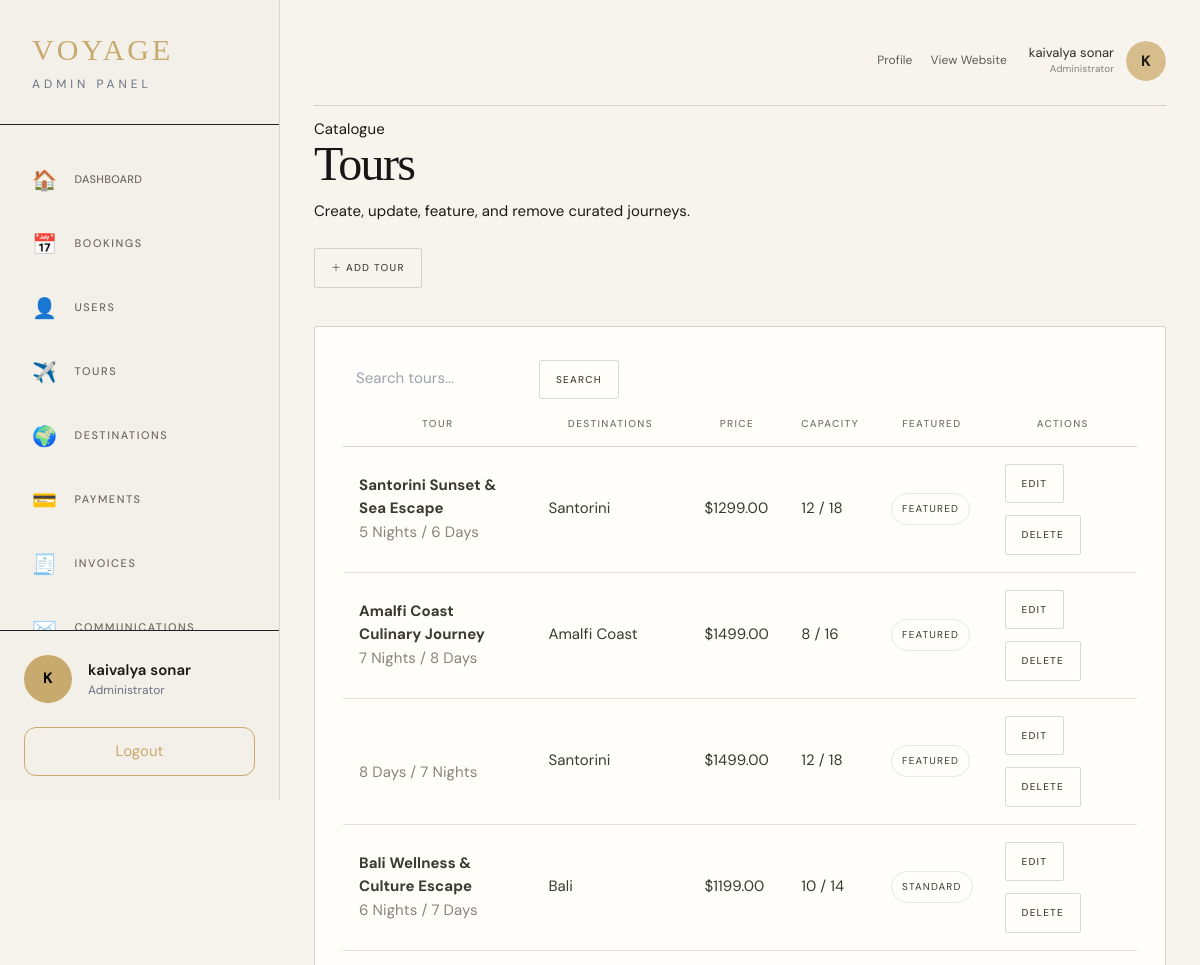
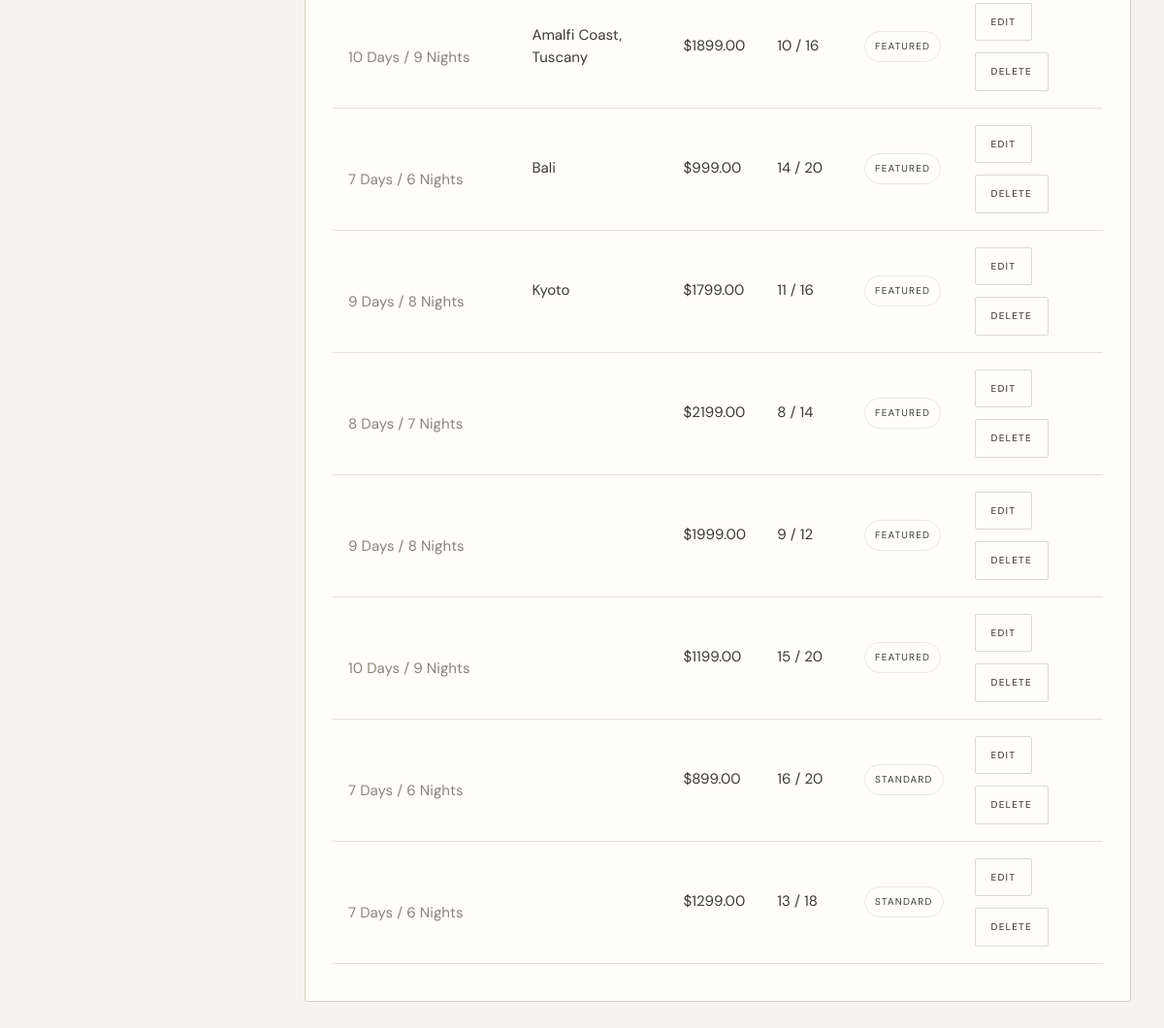
The app's page /dashboard/tours/ (signed in), older data (2 pictures, top to bottom).
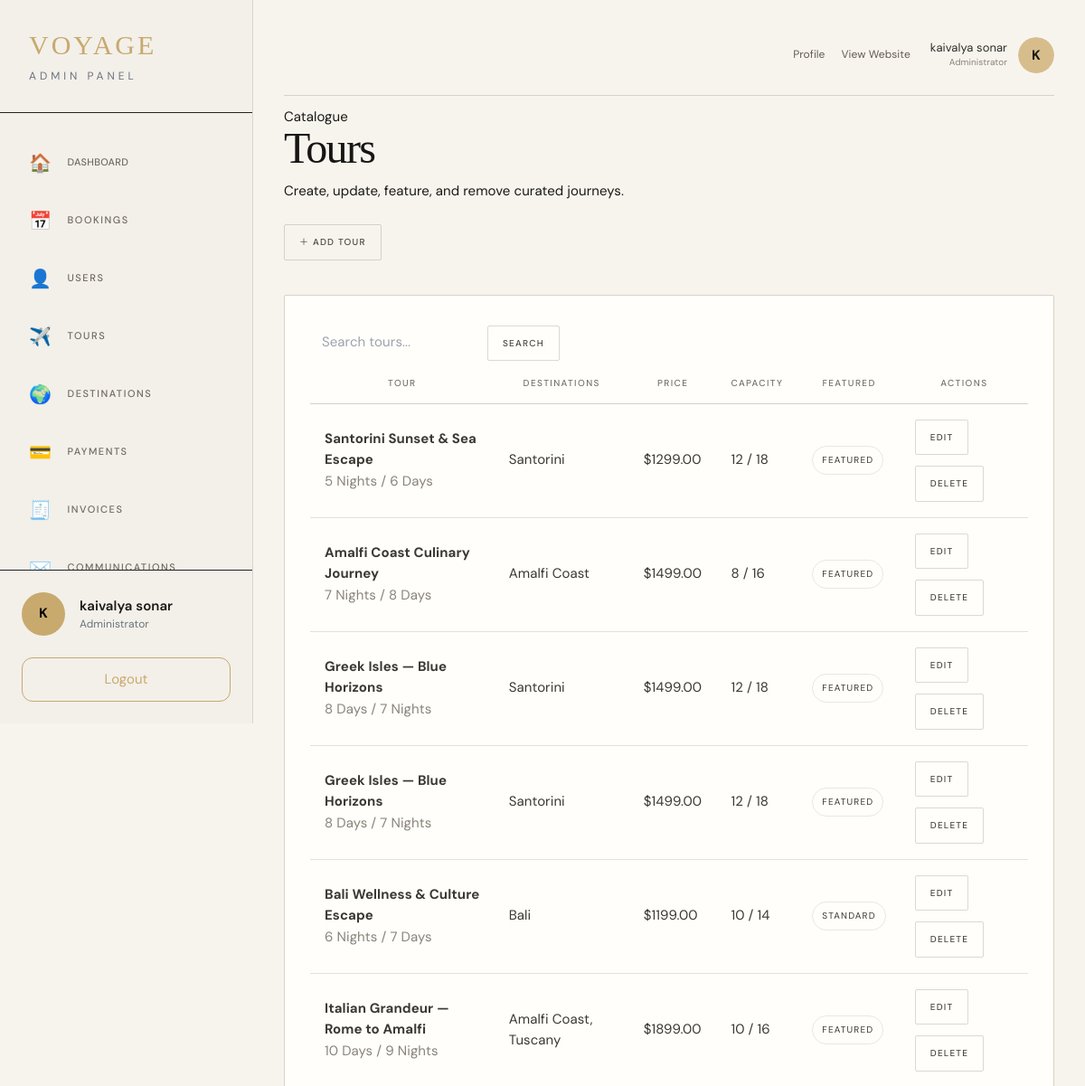
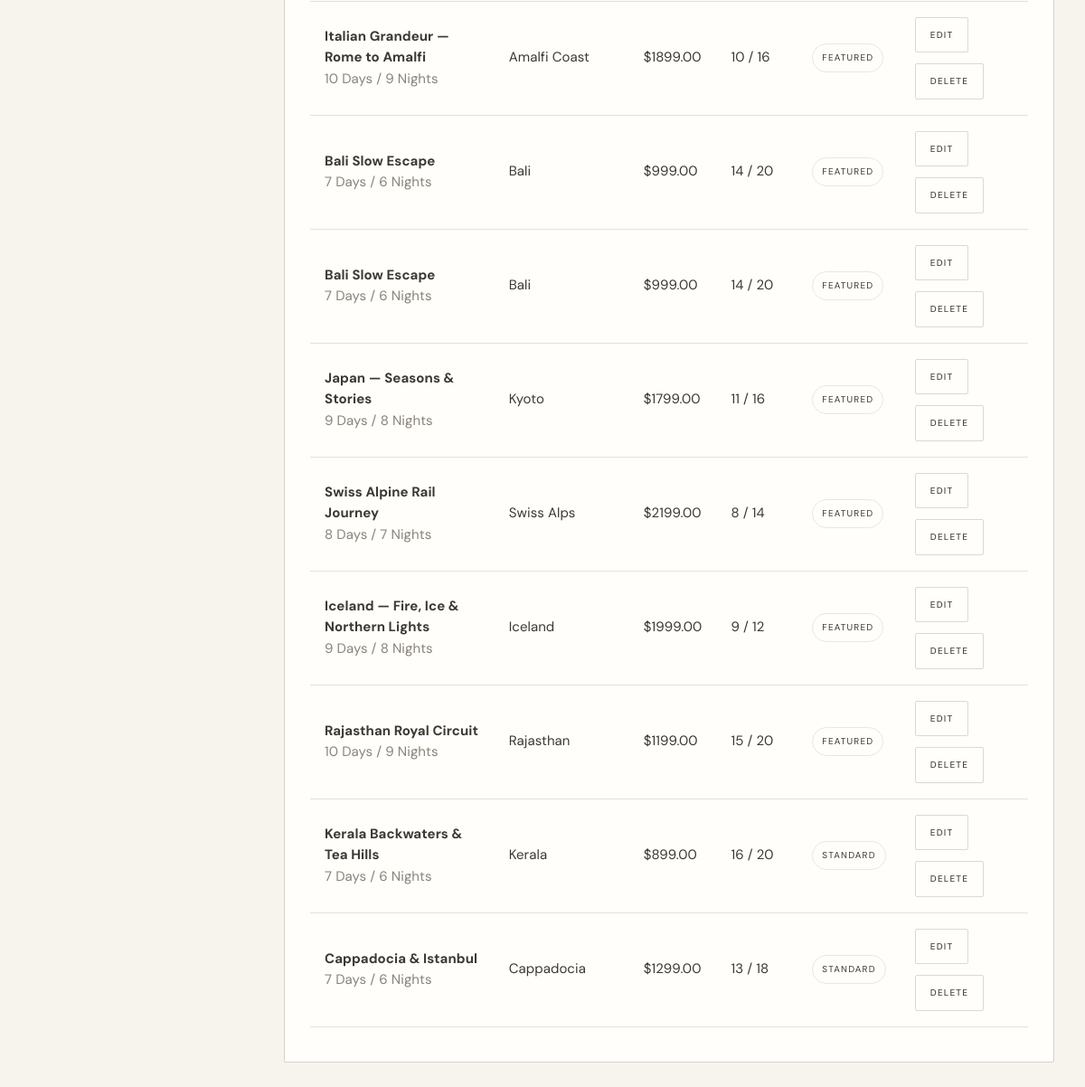
The same page, newer data (2 pictures, top to bottom).
### apps/core/models.py (models this page shows, shortened)
class Tour(models.Model):
    name = models.CharField(max_length=200)
    slug = models.SlugField(max_length=200, unique=True, blank=True, null=True)
    summary = models.CharField(max_length=255, blank=True)
    destinations = models.ManyToManyField('Destination', related_name='tours')
    duration = models.CharField(max_length=100, blank=True)
    duration_days = models.IntegerField(default=0)
    price_per_person = models.DecimalField(max_digits=10, decimal_places=2)
    budget_range = models.CharField(max_length=100, blank=True)
    transport_modes = models.JSONField(blank=True, default=list)
    hotels = models.JSONField(blank=True, default=list)
    meals = models.JSONField(blank=True, default=list)
    guides = models.JSONField(blank=True, default=list)
    seats_available = models.IntegerField(default=0)
    max_capacity = models.IntegerField(default=0)
    overview = models.TextField(blank=True)
    itinerary = models.JSONField(blank=True, default=list)
    included_items = models.JSONField(blank=True, default=list)
    excluded_items = models.JSONField(blank=True, default=list)
    gallery = models.JSONField(blank=True, default=list)
    reviews = models.JSONField(blank=True, default=list)
    rating = models.DecimalField(max_digits=3, decimal_places=1, default=4.8)
    hero_image = models.URLField(blank=True)
    image = models.URLField(blank=True)
    is_featured = models.BooleanField(default=False)
    order = models.IntegerField(default=0)
    class Meta:
        ordering = ['order']

class Destination(models.Model):
    name = models.CharField(max_length=200)
    slug = models.SlugField(max_length=200, unique=True, blank=True, null=True)
    country = models.CharField(max_length=100)
    state = models.CharField(max_length=100, blank=True)
    city = models.CharField(max_length=100, blank=True)
    description = models.TextField(blank=True)
    hero_image = models.URLField(blank=True)
    image = models.ImageField(upload_to='destinations/', blank=True)
    image_url = models.URLField(blank=True)
    hover_image = models.ImageField(upload_to='destinations/hover/', blank=True)
    hover_image_url = models.URLField(blank=True)
    gallery = models.JSONField(blank=True, default=list)
    best_time_to_travel = models.CharField(max_length=100, blank=True)
    weather = models.CharField(max_length=200, blank=True)
    rating = models.DecimalField(max_digits=3, decimal_places=1, default=4.8)
    latitude = models.FloatField(blank=True, null=True)
    longitude = models.FloatField(blank=True, null=True)
    nearby_places = models.JSONField(blank=True, default=list)
    reviews = models.JSONField(blank=True, default=list)
    related_tours_text = models.TextField(blank=True)
    is_featured = models.BooleanField(default=False)
    order = models.IntegerField(default=0)
    class Meta:
        ordering = ['order']

### apps/admin_panel/decorators.py (the view)
    @login_required
    def wrapper(request, *args, **kwargs):
        if not request.user.is_staff:
            raise PermissionDenied()
        return view_func(request, *args, **kwargs)

### apps/admin_panel/views.py (called while the page is built)
def _search(queryset, query, fields):
    if not query:
        return queryset
    lookup = Q()
    for field in fields:
        lookup |= Q(**{f"{field}__icontains": query})
    return queryset.filter(lookup)

@admin_required
def tours(request):
    query = request.GET.get("q", "").strip()
    tour_list = _search(Tour.objects.prefetch_related("destinations"), query, ["name", "summary", "budget_range"])
    return render(request, "admin_panel/tours.html", {"tours": tour_list, "query": query})

### apps/core/context_processors.py (called while the page is built)
def site_settings(request):
    try:
        settings = SiteSettings.load()
    except Exception:
        settings = None
    return {'site_settings': settings}

def footer_destinations_processor(request):
    return {
        'footer_destinations': Destination.objects.all()[:5]
    }

### apps/core/models.py (called while the page is built)
    @classmethod
    def load(cls):
        obj, _ = cls.objects.get_or_create(pk=1)
        return obj

### templates/admin_panel/tours.html
{% extends "admin_panel/layouts/base.html" %}{% block title %}Tours{% endblock %}{% block content %}<div class="page-head"><div><div class="eyebrow">Catalogue</div><h1>Tours</h1><p>Create, update, feature, and remove curated journeys.</p></div><a class="btn btn-gold" href="{% url 'admin_panel:tour_add' %}">＋ Add tour</a></div><div class="panel"><form class="toolbar"><input class="search" name="q" value="{{ query }}" placeholder="Search tours..."><button class="btn btn-gold">Search</button></form><div class="table-wrap"><table class="data-table"><thead><tr><th>Tour</th><th>Destinations</th><th>Price</th><th>Capacity</th><th>Featured</th><th>Actions</th></tr></thead><tbody>{% for tour in tours %}<tr><td><strong>{{ tour.name }}</strong><br><span class="muted">{{ tour.duration|default:"Flexible duration" }}</span></td><td>{% for destination in tour.destinations.all %}{{ destination.name }}{% if not forloop.last %}, {% endif %}{% empty %}—{% endfor %}</td><td>${{ tour.price_per_person }}</td><td>{{ tour.seats_available }} / {{ tour.max_capacity }}</td><td>{% if tour.is_featured %}<span class="badge confirmed">Featured</span>{% else %}<span class="badge">Standard</span>{% endif %}</td><td><div class="actions"><a class="btn btn-small" href="{% url 'admin_panel:tour_edit' tour.pk %}">Edit</a><form method="post" action="{% url 'admin_panel:tour_delete' tour.pk %}" onsubmit="return confirm('Delete this tour? Existing bookings will remain.')">{% csrf_token %}<button class="btn btn-small btn-danger">Delete</button></form></div></td></tr>{% empty %}<tr><td colspan="6" class="empty">No tours found.</td></tr>{% endfor %}</tbody></table></div></div>{% endblock %}

Row changes from the older to the newer data that the page shows:
changed Tour (number 3 of 15 on the later page): name (not shown) → "Greek Isles — Blue Horizons"
added Tour: name "Greek Isles — Blue Horizons", duration "8 Days / 7 Nights", price_per_person "1499.00", seats_available "12", max_capacity "18", is_featured "FEATURED", Destination (name "Santorini")
changed Tour (number 6 of 15 on the later page): name (not shown) → "Italian Grandeur — Rome to Amalfi"
added Tour: name "Italian Grandeur — Rome to Amalfi", duration "10 Days / 9 Nights", price_per_person "1899.00", seats_available "10", max_capacity "16", is_featured "FEATURED", Destination (name "Amalfi Coast")
changed Tour (number 8 of 15 on the later page): name (not shown) → "Bali Slow Escape"
added Tour: name "Bali Slow Escape", duration "7 Days / 6 Nights", price_per_person "999.00", seats_available "14", max_capacity "20", is_featured "FEATURED", Destination (name "Bali")
changed Tour: name (not shown) → "Japan — Seasons & Stories"
changed Tour: gains Destination (name "Swiss Alps"); name (not shown) → "Swiss Alpine Rail Journey"
changed Tour: gains Destination (name "Iceland"); name (not shown) → "Iceland — Fire, Ice & Northern Lights"
changed Tour: gains Destination (name "Rajasthan"); name (not shown) → "Rajasthan Royal Circuit"
changed Tour: gains Destination (name "Kerala"); name (not shown) → "Kerala Backwaters & Tea Hills"
changed Tour: gains Destination (name "Cappadocia"); name (not shown) → "Cappadocia & Istanbul"
